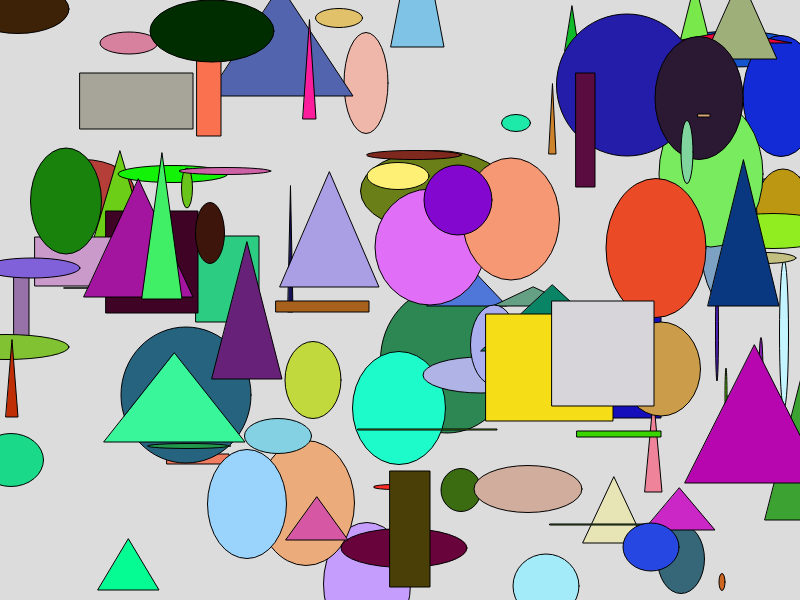
Frame 1 (no input)
Frame 60 (no input): identical to frame 1, image omitted
Frame 120 (the mouse pressed at the canvas centre since frame 60): identical to frame 1, image omitted

The p5.js sketch that drew this single still picture (run headless with seeded random() and noise() and a simulated clock; from frame 60 on, the mouse is pressed at the canvas centre):

// p5.js sketch
// ── sketch.js
let shapes = [];
const loopCount = 105;

const GEOMETRY_SHAPE = {
  ELIPSE: 0,
  RECTANGLE: 1,
  TRIANGLE: 2,
  LENGTH: 3
}

function setup() {
  createCanvas(800, 600);

  for (let i = 0; i < loopCount; i++) {
    CreateRandomShape();
  }
}

function keyPressed()
{
  //If backspace is pressed, generate the shapes
  if (keyCode === BACKSPACE)
  {
    shapes = [];
    for (let i = 0; i < loopCount; i++) {
      CreateRandomShape();
    }
  }
}

function draw() {
  background(220);

  //Iterate through the shapes array and draw each shape
  shapes.forEach(shape => {
    DrawShape(shape.x, shape.y, shape.shape, shape.size, shape.color);
  });
}

function CreateRandomShape() {
  // Randomly generate shape properties
  let x = getRandomInt(width);
  let y = getRandomInt(height);
  let size = [getRandomInt(150), getRandomInt(150)];
  let shape = getRandomInt(GEOMETRY_SHAPE.LENGTH);
  let shapeColor = color(getRandomInt(256), getRandomInt(256), getRandomInt(256));

  //Push the new shape
  shapes.push({ x: x, y: y, size: size, shape: shape, color: shapeColor });
}

function DrawShape(x, y, shape, size, color) {
  fill(color);
  // Draw the right shape
  switch (shape) {
    case GEOMETRY_SHAPE.ELIPSE:
      ellipse(x, y, size[0], size[1]);
      break;
    case GEOMETRY_SHAPE.RECTANGLE:
      rect(x, y, size[0], size[1]);
      break;
    case GEOMETRY_SHAPE.TRIANGLE:
      triangle(x, y, x + size[0], y, x + size[0] / 2, y - size[1]);
      break;
    default:
      console.log("Invalid shape type");
  }
  //{ x: 25, y: -250 }
}

function getRandomInt(max) {
  return Math.floor(Math.random() * max);
}
